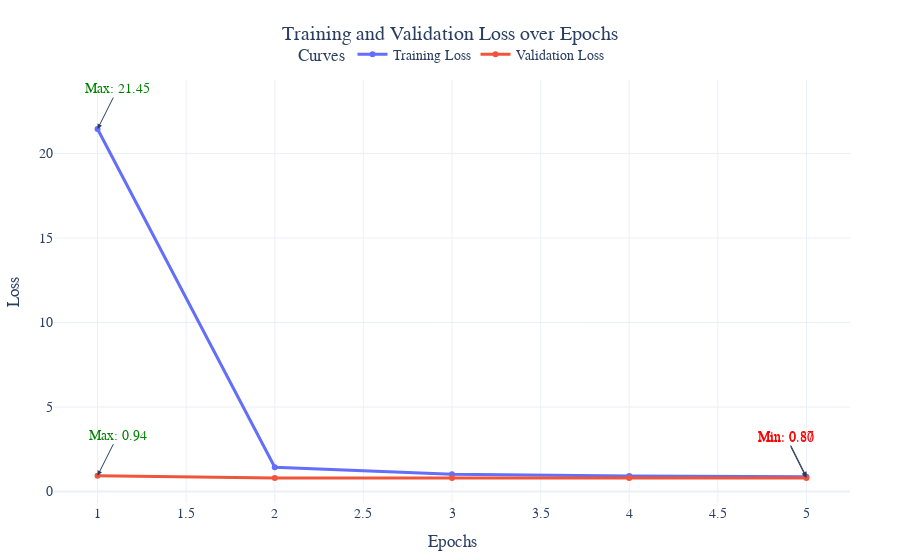

Notebook code cell kept with this figure:
### Code cell
trainer = Trainer(
    config=TrainerConfig(
        learning_rate=1e-3,
        weight_decay=1e-5,
        batch_size=128,
        early_stopping_patience=2,
        save_weights_path="./models/vae_adult.pth",
        criterion="vae_cross_entropy",
        optimizer='adam'
    ),
    model=model
)
trainer.train(train_dataset=train_dataset, val_dataset=val_dataset, epochs=5)

### Figure 1 — Plotly figure (JSON) as saved in the notebook; plotly's stock layout.template omitted (floating-point values rounded to 4 significant figures)
{"data": [{"hovertemplate": "%{x}, %{y}<extra>Training Loss</extra>", "line": {"width": 3}, "marker": {"size": 6}, "mode": "lines+markers", "name": "Training Loss", "type": "scatter", "x": [1, 2, 3, 4, 5], "y": [21.45, 1.44, 1.03, 0.9207, 0.8743]}, {"hovertemplate": "%{x}, %{y}<extra>Validation Loss</extra>", "line": {"width": 3}, "marker": {"size": 6}, "mode": "lines+markers", "name": "Validation Loss", "type": "scatter", "x": [1, 2, 3, 4, 5], "y": [0.9377, 0.8098, 0.8015, 0.7985, 0.7972]}], "layout": {"annotations": [{"arrowhead": 2, "ax": -20, "ay": -40, "font": {"color": "red"}, "showarrow": true, "text": "Min: 0.87", "x": 5, "y": 0.8743}, {"arrowhead": 2, "ax": 20, "ay": -40, "font": {"color": "green"}, "showarrow": true, "text": "Max: 21.45", "x": 1, "y": 21.45}, {"arrowhead": 2, "ax": -20, "ay": -40, "font": {"color": "red"}, "showarrow": true, "text": "Min: 0.80", "x": 5, "y": 0.7972}, {"arrowhead": 2, "ax": 20, "ay": -40, "font": {"color": "green"}, "showarrow": true, "text": "Max: 0.94", "x": 1, "y": 0.9377}], "font": {"family": "Arial, sans-serif", "size": 14}, "legend": {"orientation": "h", "title": {"text": "Curves"}, "x": 0.5, "xanchor": "center", "y": 1.02, "yanchor": "bottom"}, "margin": {"b": 50, "l": 50, "r": 50, "t": 80}, "title": {"text": "Training and Validation Loss over Epochs", "x": 0.5, "xanchor": "center"}, "xaxis": {"title": {"text": "Epochs"}}, "yaxis": {"title": {"text": "Loss"}}}}
